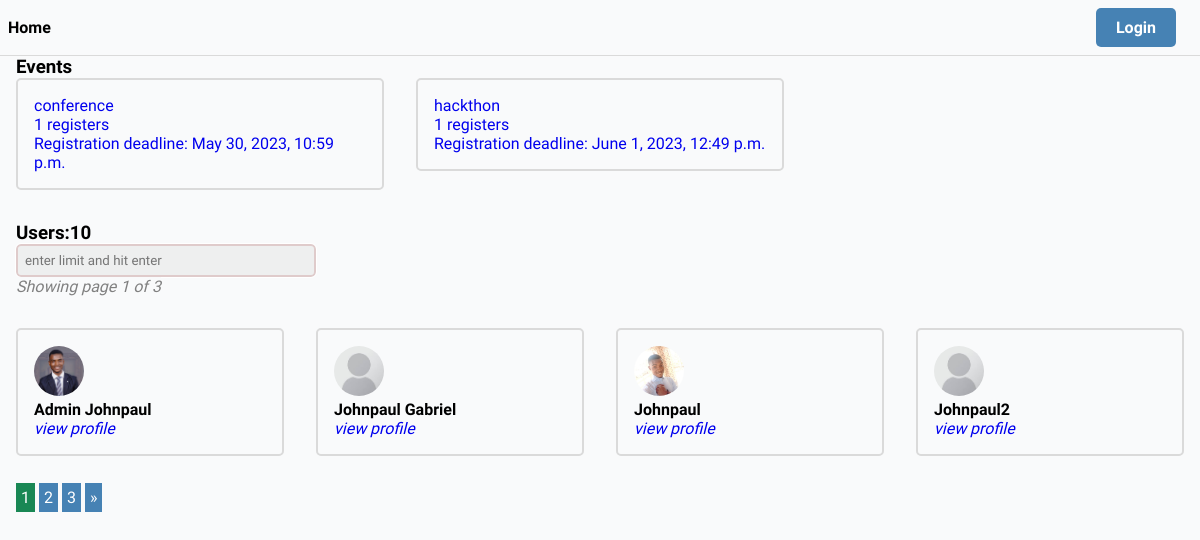
The app's page /, older data.
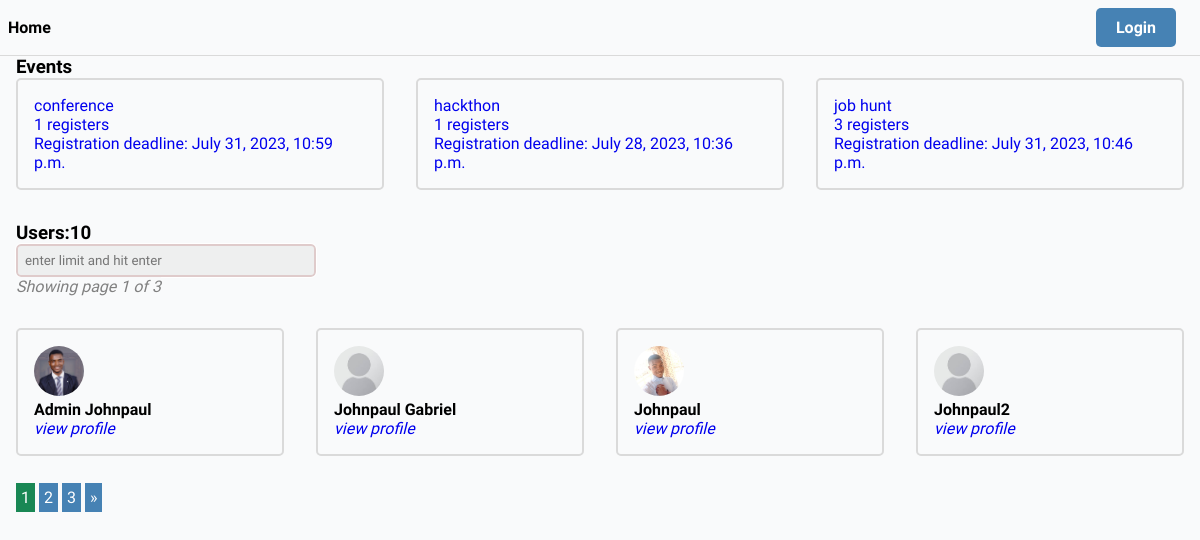
The same page, newer data.
### core/models.py (models this page shows, shortened)
class Event(models.Model):
    name = models.CharField(max_length=200)
    description = models.TextField( null=True, blank=True)
    participants = models.ManyToManyField(User, blank=True, related_name='events')
    start_date = models.DateTimeField(null=True)
    end_date = models.DateTimeField(null=True)
    registration_deadline = models.DateTimeField(null=True)
    updated = models.DateTimeField(auto_now=True)
    created = models.DateTimeField(auto_now_add=True)
    id = models.UUIDField(primary_key=True, editable=False, unique=True, default=uuid.uuid4)
    def get_absolute_url(self):
        return reverse('event', args=[self.id])

### users/models.py (models this page shows, shortened)
class User(AbstractUser):
    username = models.CharField(max_length=100, null=True, blank=True)
    name = models.CharField(max_length=100)
    email = models.EmailField(unique=True)
    bio = models.TextField(null= True, blank=True)
    hackthon_participant = models.BooleanField(default=True, null=False)
    avatar = ResizedImageField(size = [300, 300] ,default = 'avatars/profile.jpeg', upload_to = "avatars/")
    id = models.UUIDField(primary_key=True, editable=False, unique=True, default=uuid.uuid4)
    twitter = models.URLField(max_length=500, null=True, blank=True)
    facebook = models.URLField(max_length=500, null=True, blank=True)
    linkedin = models.URLField(max_length=500, null=True, blank=True)
    github = models.URLField(max_length=500, null=True, blank=True)
    website = models.URLField(max_length=500, null=True, blank=True)
    USERNAME_FIELD = 'email' #makes username exempted
    REQUIRED_FIELDS = ['username']    #a must use when you use USERNAME_FIELD

### core/views.py (the view, shortened to what this page needs)
# urls.py: path('', IndexView.as_view(), name='index'),
class IndexView(View):
    def get(self, request):
        try:
            limit = int(request.GET.get('limit'))
        except:
            limit = 4
        print("-----------------------------")
        print(limit)
        users = get_user_model()
        Users = users.objects.filter(hackthon_participant=True)
        events = Event.objects.all()
        count = Users.count()
        paginator = Paginator(Users, limit)
        page_number = request.GET.get('page')
        page_obj = Paginator.get_page(paginator, page_number)
        pages = list(range(1, (paginator.num_pages + 1)))
        context = {
            'users':Users,
            'events': events,
            'count': count,
            'user_list':Users[0:limit],
            'page_obj':page_obj,
            'paginator':paginator,
            'page_number':page_number,
            'pages':pages
        }
        return render(request, 'core/index.html', context)

### templates/core/index.html (shortened to what this page needs)
{% extends 'base.html' %}
{% block content %}
    <section>
        <h3>Events</h3>
        <div class="event-list">
            {% for event in events %}
                <a href="{{event.get_absolute_url}}">
                    <div class="event-wrapper">
                        <p>{{event.name}}
                        <p>{{event.participants.all.count}} registers</p>
                        <p>Registration deadline: {{event.registration_deadline}}</p>
                    </div>
                </a>
            {% endfor %}
        </div>
    </section>
    <section class="section">
        <h3>Users:{{count}}</h3>
        <form action="" method="get">
            <input type="number" name="limit" placeholder="enter limit and hit enter" id="">
        </form>
        <div>
            <em style="color: grey;">Showing page {{page_obj.number}} of {{ page_obj.paginator.num_pages }}</em>
    </div>
        <div class="users-list section">
            {% for user in page_obj %}
                <div class="user-wrapper">
                    <img src="{{user.avatar.url}}" class="avatar" alt="{{user.name}}">
                <h4>{{user.name}}</h4>
                 <a href="{% url 'user-profile' user.id %}"><i>view profile</i></a>
                </div>
            {% endfor %}
        </div>
        <nav class="pagination-container">
                {% for page in pages %}
                <a class="page-link {% if page_obj.number == page %} active-page {% endif %} " href="?page={{page}}">{{page}}</a>
                {% endfor %}
                {% if page_obj.has_next %}
                <a class="page-link" href="?page={{ page_obj.next_page_number }}">&raquo;</a>
                {% endif %}
          </nav>
    </section>
{% endblock content %}

### templates/base.html (shortened to what this page needs)
{% load static %}
<!DOCTYPE html>
<html lang="en">
<head>
    <link rel="stylesheet" href="{% static 'css/main.css' %}">
</head>
<body>
    {% include 'partials/navbar.html' %}
    <div class="main-container">
    {% block content %}
    {% endblock content %}
    </div>
</body>
</html>

### templates/partials/navbar.html (shortened to what this page needs)
<nav class="nav">
    <div>
        <a href="/">Home</a>
    </div>
    <div>
        {% if request.user.is_authenticated %}
        <a class="btn btn-warning" href="{% url 'logout' %}">Logout</a>
        {% else %}
        <a class="btn btn-primary" href="{% url 'login' %}">Login</a>
        {% endif %}
    </div>
</nav>

### static/css/main.css (style rules this page uses)
* { padding: 0; margin: 0; box-sizing: border-box; font-family: 'Readex Pro'; background-color: rgb(249, 250, 251); }
body { width: 100%; }
a { text-decoration: none; }
.nav { width: 100%; padding: .5em; border-bottom: solid 1px rgb(218, 218, 218); display: flex; flex-direction: row; justify-content: space-between; align-items: center; }
.nav a { color: black; text-decoration: none; font-weight: bold; margin: 0 1em 0 0; }
.main-container { max-width: 1200px; margin: 0 auto; height: 92vh; padding: 0 1em; }
input, textarea { outline: solid 1px white; background: #eeeeeeea; padding: 7px; min-width: 300px; border-radius: 5px ; border: solid 2px #dfcbcb; }
.event-list { display: grid; grid-template-columns:1fr 1fr 1fr; gap: 2em; }
.event-wrapper { border: solid 2px rgb(218, 218, 218); padding: 1em; border-radius: 5px; }
.users-list { display: grid; grid-template-columns: 1fr 1fr 1fr 1fr; gap: 2em; }
.user-wrapper { border-radius: 5px; border: solid 2px #dadada; padding: 1em; }
.avatar { width: 50px; height: 50px; object-fit: cover; border-radius: 50%; }
.btn { outline: none; border: none; padding: 10px 20px; border-radius: 5px; background-color: rgb(204, 204, 204); text-decoration: none; display: block; width: fit-content; margin: 10px; }
.btn-primary { background-color: steelblue; color: #fff !important; }
.section { margin: 2em 0; }
.pagination-container { float: left; }
.page-link { text-decoration: none; background-color: steelblue; color: white; padding: 5px; }
.active-page { background-color: #198754; }
@media (max-width:1200px) { .main-container { width: 100%; } }

Row changes from the older to the newer data that the page shows:
changed Event "conference": registration_deadline "May 30, 2023, 10:59 p.m." → "July 31, 2023, 10:59 p.m."
changed Event "hackthon": registration_deadline "June 1, 2023, 12:49 p.m." → "July 28, 2023, 10:36 p.m."
added Event: name "job hunt", participants.all.count "3", registration_deadline "July 31, 2023, 10:46 p.m."
